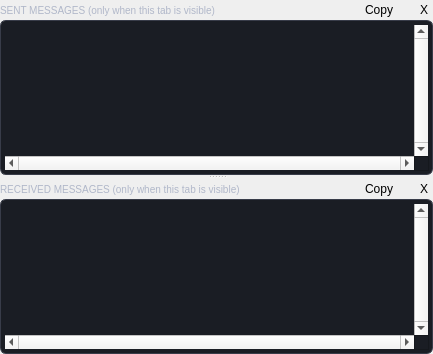
<?xml version="1.0" encoding="UTF-8"?>
<ui version="4.0">
 <class>MessageManagerLog</class>
 <widget class="QWidget" name="MessageManagerLog">
  <property name="geometry">
   <rect>
    <x>0</x>
    <y>0</y>
    <width>433</width>
    <height>354</height>
   </rect>
  </property>
  <property name="windowTitle">
   <string>Form</string>
  </property>
  <property name="statusTip">
   <string>Full messages log|This tab allows you to see all the sent and received messages. Useful to see exactly what's happening and to understand IanniX inputs/outputs.\n Be careful, this log is *very* CPU intensive and the score accuracy may decrease if this tab is displayed during playback.</string>
  </property>
  <property name="styleSheet">
   <string notr="true">QPlainTextEdit#logSend, QPlainTextEdit#logReceive {
  font: 						10px &quot;Lucida Console&quot;, &quot;Monaco&quot;, &quot;Monospace&quot;;
  background-color: 	rgb(26, 29, 36);
  color:						rgb(210, 216, 230);
  border:                 1px solid rgb(56, 60, 73);
  border-radius:          6px;
  padding:                4px;
}
QLabel {
  color:                  rgb(176, 183, 201);
  font-size:              10px;
}
QPushButton  {
  min-width:  		18px;
  min-height: 		18px;
  max-width:  	18px;
  max-height: 	18px;
  padding:			0px;
  border-radius: 9px;
}
QPushButton#logSendCopy, QPushButton#logReceiveCopy {
  min-width:  		52px;
  max-width:  	52px;
  border-radius: 6px;
}</string>
  </property>
  <layout class="QVBoxLayout" name="verticalLayout_3">
   <property name="spacing">
    <number>0</number>
   </property>
   <property name="margin">
    <number>0</number>
   </property>
   <item>
    <widget class="QSplitter" name="splitter">
     <property name="orientation">
      <enum>Qt::Vertical</enum>
     </property>
     <widget class="QWidget" name="layoutWidget23">
      <layout class="QVBoxLayout" name="verticalLayout_2">
       <property name="spacing">
        <number>0</number>
       </property>
       <item>
        <layout class="QHBoxLayout" name="horizontalLayout">
         <property name="spacing">
          <number>10</number>
         </property>
         <item>
          <widget class="QLabel" name="label_3">
           <property name="text">
            <string>SENT MESSAGES (only when this tab is visible)</string>
           </property>
          </widget>
         </item>
         <item>
          <spacer name="horizontalSpacer_2">
           <property name="orientation">
            <enum>Qt::Horizontal</enum>
           </property>
           <property name="sizeHint" stdset="0">
            <size>
             <width>40</width>
             <height>20</height>
            </size>
           </property>
          </spacer>
         </item>
         <item>
          <widget class="QPushButton" name="logSendCopy">
           <property name="toolTip">
            <string>Copies sent messages log to clipboard</string>
           </property>
           <property name="text">
            <string>Copy</string>
           </property>
          </widget>
         </item>
         <item>
          <widget class="QPushButton" name="logSendClear">
           <property name="toolTip">
            <string>Clears sent messages log</string>
           </property>
           <property name="text">
            <string>X</string>
           </property>
          </widget>
         </item>
        </layout>
       </item>
       <item>
        <widget class="QPlainTextEdit" name="logSend">
         <property name="verticalScrollBarPolicy">
          <enum>Qt::ScrollBarAlwaysOn</enum>
         </property>
         <property name="horizontalScrollBarPolicy">
          <enum>Qt::ScrollBarAlwaysOn</enum>
         </property>
         <property name="undoRedoEnabled">
          <bool>false</bool>
         </property>
         <property name="lineWrapMode">
          <enum>QPlainTextEdit::NoWrap</enum>
         </property>
         <property name="readOnly">
          <bool>true</bool>
         </property>
         <property name="plainText">
          <string/>
         </property>
         <property name="tabStopDistance">
          <double>30</double>
         </property>
        </widget>
       </item>
      </layout>
     </widget>
     <widget class="QWidget" name="layoutWidget">
      <layout class="QVBoxLayout" name="verticalLayout">
       <property name="spacing">
        <number>0</number>
       </property>
       <item>
        <layout class="QHBoxLayout" name="horizontalLayout_2">
         <property name="spacing">
          <number>10</number>
         </property>
         <item>
          <widget class="QLabel" name="label">
           <property name="text">
            <string>RECEIVED MESSAGES (only when this tab is visible)</string>
           </property>
          </widget>
         </item>
         <item>
          <spacer name="horizontalSpacer">
           <property name="orientation">
            <enum>Qt::Horizontal</enum>
           </property>
           <property name="sizeHint" stdset="0">
            <size>
             <width>40</width>
             <height>20</height>
            </size>
           </property>
          </spacer>
         </item>
         <item>
          <widget class="QPushButton" name="logReceiveCopy">
           <property name="toolTip">
            <string>Copies received messages log to clipboard</string>
           </property>
           <property name="text">
            <string>Copy</string>
           </property>
          </widget>
         </item>
         <item>
          <widget class="QPushButton" name="logReceiveClear">
           <property name="toolTip">
            <string>Clears received messages log</string>
           </property>
           <property name="text">
            <string>X</string>
           </property>
          </widget>
         </item>
        </layout>
       </item>
       <item>
        <widget class="QPlainTextEdit" name="logReceive">
         <property name="verticalScrollBarPolicy">
          <enum>Qt::ScrollBarAlwaysOn</enum>
         </property>
         <property name="horizontalScrollBarPolicy">
          <enum>Qt::ScrollBarAlwaysOn</enum>
         </property>
         <property name="undoRedoEnabled">
          <bool>false</bool>
         </property>
         <property name="lineWrapMode">
          <enum>QPlainTextEdit::NoWrap</enum>
         </property>
         <property name="readOnly">
          <bool>true</bool>
         </property>
         <property name="tabStopDistance">
          <double>30</double>
         </property>
        </widget>
       </item>
      </layout>
     </widget>
    </widget>
   </item>
  </layout>
 </widget>
 <resources/>
 <connections>
  <connection>
   <sender>logSendClear</sender>
   <signal>released()</signal>
   <receiver>logSend</receiver>
   <slot>clear()</slot>
   <hints>
    <hint type="sourcelabel">
     <x>431</x>
     <y>23</y>
    </hint>
    <hint type="destinationlabel">
     <x>184</x>
     <y>53</y>
    </hint>
   </hints>
  </connection>
  <connection>
   <sender>logReceiveClear</sender>
   <signal>released()</signal>
   <receiver>logReceive</receiver>
   <slot>clear()</slot>
   <hints>
    <hint type="sourcelabel">
     <x>431</x>
     <y>204</y>
    </hint>
    <hint type="destinationlabel">
     <x>199</x>
     <y>233</y>
    </hint>
   </hints>
  </connection>
  <connection>
   <sender>logSendCopy</sender>
   <signal>released()</signal>
   <receiver>MessageManagerLog</receiver>
   <slot>action()</slot>
   <hints>
    <hint type="sourcelabel">
     <x>383</x>
     <y>20</y>
    </hint>
    <hint type="destinationlabel">
     <x>556</x>
     <y>19</y>
    </hint>
   </hints>
  </connection>
  <connection>
   <sender>logReceiveCopy</sender>
   <signal>released()</signal>
   <receiver>MessageManagerLog</receiver>
   <slot>action()</slot>
   <hints>
    <hint type="sourcelabel">
     <x>384</x>
     <y>192</y>
    </hint>
    <hint type="destinationlabel">
     <x>542</x>
     <y>158</y>
    </hint>
   </hints>
  </connection>
 </connections>
 <slots>
  <slot>action()</slot>
 </slots>
</ui>
